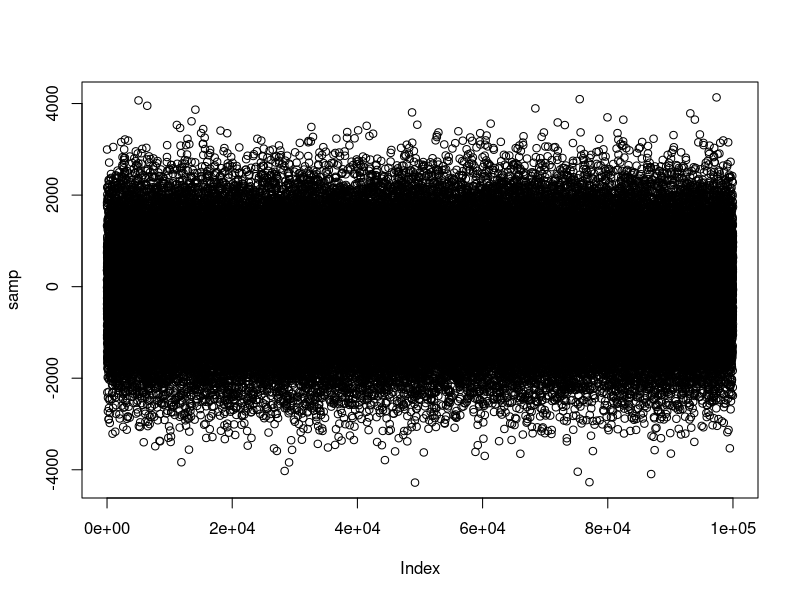

The R script that drew this image:
#Exercise 1
{ 
  samp <- rnorm(100000, 0, 10**3)#Generate 1000 values from a N(5, 10^2)
  plot(samp)#Generate a plot of data
  stats <- c(mean(samp), var(samp))
} -> my.stats

#Exercise 2

outer_prod <- function(){
  m1 <- 1:5
  m2 <- 5:10
  dim(m1) <- c(1, 5)
  dim(m2) <- c(1, 6)
  f <- function(x, y) cos(x)/(y^2 - cos(x))
  z <- outer(m1,m2,f)
  print(z)
}

#Exercise 3

my_data<- data.frame(emp_id = c (1:5),
                       emp_name = c("Rick","Dan","Michelle","Ryan","Gary"),
                       salary = c(623.3,515.2,611.0,729.0,843.25),
                       
                       start_date = as.Date(c("2012-01-01","2013-09-23","2014-11-15","2014-05-11",
                                              "2015-03-27")),
                       stringsAsFactors = FALSE)

df_expand <- function(){
  my_data$dept <<- c("IT", "Operations", "HR", "Finance", "Support")
  print(my_data)
}
df_expand()

newdata <- data.frame(emp_id = c (6:8),
                      emp_name = c("Jim","Tim","John"),
                      salary = c(578.0,722.5,632.8),
                      start_date = as.Date(c("2013-05-21","2013-07-30","2014-06-17")),
                      dept = c("IT","Operations","Fianance"),
                      stringsAsFactors = FALSE)

df1 <- rbind.data.frame(my_data, newdata, stringsAsFactors = FALSE)

# Alternative
# data$dept <- c("IT","Operations","Finance")
# data

#Exercise 4

attach(df1, name = "Exercise 4")

#detach("Exercise 4")

